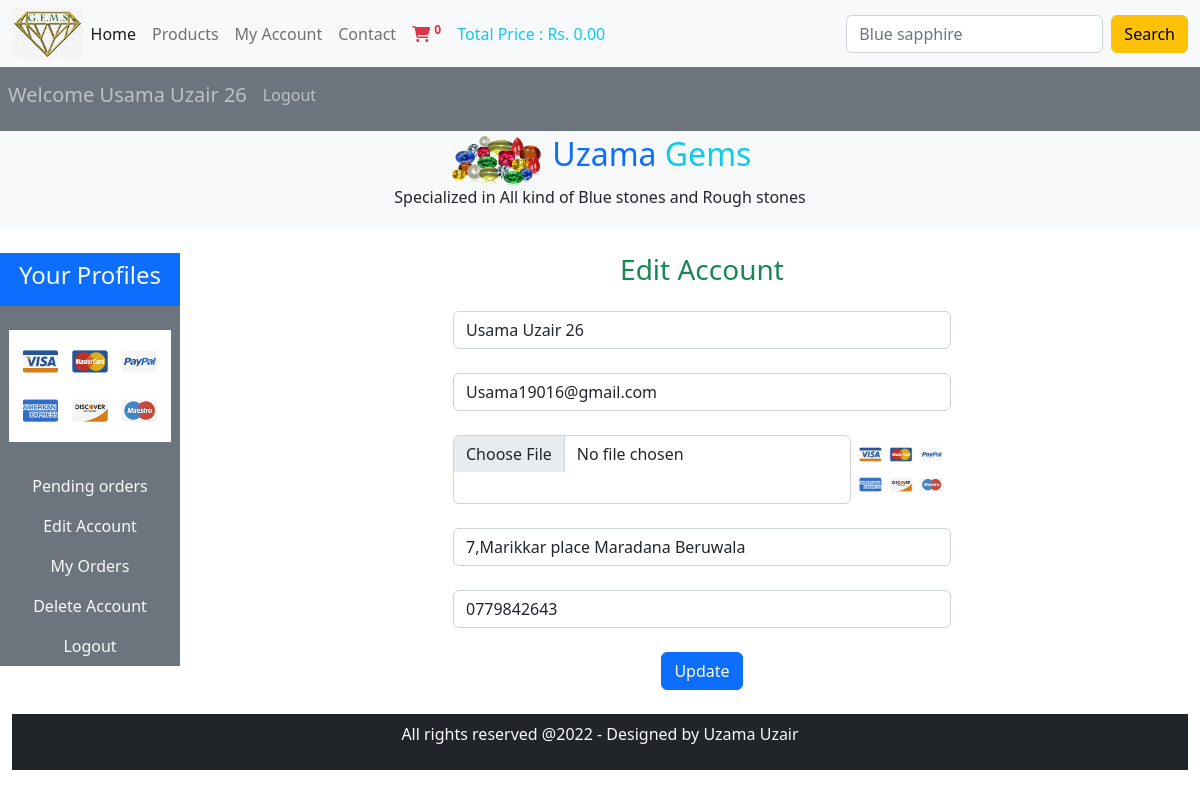
Page /users_area/profile.php?edit_account (signed in) on the committed database.
### tables this page shows
CREATE TABLE `user_table` (
  `user_id` int(11) NOT NULL,
  `username` varchar(255) NOT NULL,
  `user_email` varchar(255) NOT NULL,
  `user_password` varchar(255) NOT NULL,
  `user_image` varchar(255) NOT NULL,
  `user_ip` varchar(100) NOT NULL,
  `user_address` varchar(255) NOT NULL,
  `user_mobile` varchar(20) NOT NULL
);

### users_area/edit_account.php (the view, shortened to what this page needs)
<?php
if(isset($_GET['edit_account'])){
    $user_session_name  = $_SESSION['username'];
    $get_user_details = "SELECT * FROM `user_table` WHERE username = '$user_session_name'";
    $execute_udQuery = mysqli_query($con,$get_user_details);
    $row_udData = mysqli_fetch_assoc($execute_udQuery);
    $user_name = $row_udData['username'];
    $user_email =$row_udData['user_email'];
    $user_image = $row_udData['user_image'];
    $user_address = $row_udData['user_address'];
    $user_mobile = $row_udData['user_mobile'];
}
?>
<!DOCTYPE html>
<html lang="en">
<head>
</head>
<body>
    <h3 class="text-center text-success">Edit Account</h3>
    <form action="" method="POST" enctype="multipart/form-data" class="text-center">
            <div class="form-outline my-4">
                <input type="text" class="form-control w-50 m-auto" value="<?php echo $user_name; ?>" name="user_username">
            </div>
            <div class="form-outline my-4">
                <input type="email" class="form-control w-50 m-auto" value="<?php echo $user_email; ?>" name="user_email">
            </div>
            <div class="form-outline my-4 d-flex w-50 m-auto">
                <input type="file" class="form-control " name="user_image">
                <img src="./user_images/<?php echo $user_image ?>" class="edit_img" alt="">
            </div>
            <div class="form-outline my-4">
                <input type="text" class="form-control w-50 m-auto" value="<?php echo $user_address; ?>" name="user_address">
            </div>
            <div class="form-outline my-4">
                <input type="text" class="form-control w-50 m-auto" value="<?php echo $user_mobile; ?>" name="user_mobile">
            </div>
            <input type="submit" class="btn btn-primary" name="user_update" value="Update" >
    </form>
</body>
</html>

### users_area/profile.php (shortened to what this page needs)
<?php
include('../functions/common_functions.php');
?>
<!DOCTYPE html>
<html lang="en">
<head>
    <link href="https://cdn.jsdelivr.net/npm/bootstrap@5.2.0/dist/css/bootstrap.min.css" rel="stylesheet">
    <link rel="stylesheet" href="https://cdnjs.cloudflare.com/ajax/libs/font-awesome/6.1.2/css/all.min.css" />
    <link rel='stylesheet' href='https://cdn.jsdelivr.net/npm/sweetalert2@7.12.15/dist/sweetalert2.min.css'></link>
    <link rel="stylesheet" href="../styles/style.css">
</head>
<body>
    <div class="container-fluid p-0">
        <nav class="navbar navbar-expand-lg bg-light">
            <div class="container-fluid">
                <img src="../images/logo-5.png" alt="" class="imgL">
                <div class="collapse navbar-collapse" id="navbarSupportedContent">
                    <ul class="navbar-nav me-auto mb-2 mb-lg-0 ">
                        <li class="nav-item">
                            <a class="nav-link active" aria-current="page" href="../index.php">Home</a>
                        </li>
                        <li class="nav-item">
                            <a class="nav-link" href="../display_all.php">Products</a>
                        </li>
                        <li class="nav-item">
                            <a class="nav-link" href="profile.php">My Account</a>
                        </li>
                        <li class="nav-item">
                            <a class="nav-link" href="#">Contact</a>
                        </li>
                        <li class="nav-item">
                            <a class="nav-link text-danger" href="../cart.php"><i class="fa-solid fa-cart-shopping"></i> <sup><b>
                            </b></sup> </a>
                        </li>
                        <li class="nav-item">
                            <a class="nav-link text-info" href="#">Total Price : Rs. <?php total_cart_price(); ?>.00 </a>
                        </li>
                    </ul>
                    <form class="d-flex" action="../search_product.php" role="search" method="GET">
                        <input class="form-control me-2" type="search" placeholder="Blue sapphire" name="search_data" aria-label="Search">
                        <input type="submit" class="btn btn-warning" value="Search" name="search_data_product">
                    </form>
                </div>
            </div>
        </nav>
        <nav class="navbar navbar-expand-lg navbar-dark bg-secondary">
            <ul class="navbar-nav me-auto">
            <?php
            if(!isset($_SESSION['username']) ) {
                        echo "<li class='nav-item'>
                        <a href='#' class='nav-link'>
                            <h5>Welcome Guest</h5>
                        </a>
                    </li>";
                    } else {
                        echo "<li class='nav-item'>
                        <a href='#' class='nav-link'>
                            <h5>Welcome ".$_SESSION['username']."</h5>
                        </a>
                    </li>";
                    }
                if(!isset($_SESSION['username']) ) {
                    echo "<li class='nav-item'>
                    <a href='./users_area/user_login.php' class='nav-link'> Login</a>
                </li>";
                } else {
                    echo "<li class='nav-item'>
                    <a href='./users_area/logout.php' class='nav-link'> Logout</a>
                </li>";
                }
                ?>
            </ul>
        </nav>
        <div class="bg-light p-1">
            <div class="d-flex justify-content-center">
                <img src="../images/logo-3.png" alt="" class="imgL3">
                <h2 class="text-primary">&nbsp;Uzama <span class="text-info">Gems</span> </h2>
            </div>
            <p class="text-center">Specialized in All kind of Blue stones and Rough stones</p>
        </div>
        <br>
        <div class="row">
            <div class="col-md-2 ">
                <ul class="navbar-nav bg-secondary text-light text-center">
                <li class="nav-item">
                    <a class="nav-link bg-primary"  href="#"> <h4>Your Profiles</h4></a>
                </li>
                <?php
                $userName = $_SESSION['username'];
                $select_user = "SELECT * FROM `user_table` WHERE username = '$userName'";
                $execute_user = mysqli_query($con,$select_user);
                $row_user = mysqli_fetch_assoc($execute_user);
                $user_image = $row_user['user_image'];
                ?>
                <li class="nav-item">
                    <img src="./user_images/<?php echo $user_image ?>" class="profile_img my-4" alt="">
                </li>
                <li class="nav-item">
                    <a class="nav-link "  href="profile.php">Pending orders</a>
                </li>
                <li class="nav-item">
                    <a class="nav-link "  href="profile.php?edit_account"> Edit Account</a>
                </li>
                <li class="nav-item">
                    <a class="nav-link "  href="profile.php?my_orders">My Orders</a>
                </li>
                <li class="nav-item">
                    <a class="nav-link "  href="profile.php?delete_account">Delete Account</a>
                </li>
                <li class="nav-item">
                    <a class="nav-link "  href="logout.php">Logout</a>
                </li>
                </ul>
            </div>
            <div class="col-md-10 text-center">
                <?php
                    if(isset($_GET['edit_account'])){
                        include('edit_account.php');
                    }
                ?>
            </div>
        </div>
    <?php
        include('../includes/footer.php');
    ?>
    </div>
</body>
</html>

### styles/style.css (style rules this page uses)
* { margin: 0; padding: 0; box-sizing: border-box; }
.imgL { width: 6%; height: 6%; }
.imgL3 { width: 8%; height: 8%; }

### users_area/profile.php (style rules this page uses)
body { overflow-x: hidden; }
.profile_img { width: 90%; margin: auto; height: 100%; object-fit: contain; }
.edit_img { width: 100px; margin: auto; height: 100%; object-fit: contain; }

### rows in the picture
user_table: user_image (picture), user_username "Usama Uzair 26", user_email "Usama19016@gmail.com", user_address "7,Marikkar place Maradana Beruwala", user_mobile "0779842643"

### other values in the picture
$count_cart_items "0"
$total "0"
$_SESSION['username'] "Usama Uzair 26"
